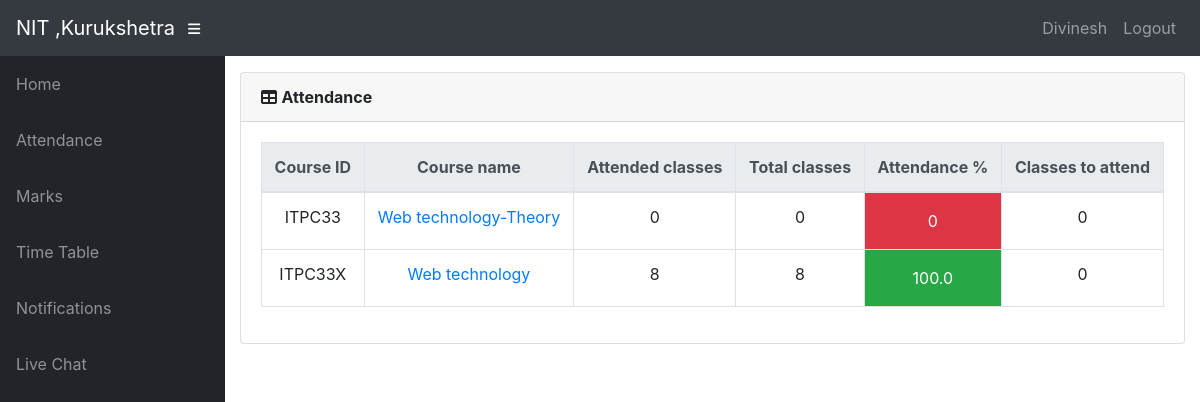
The app's page /info/student/4/attendance/ (signed in) with its own data.
### info/models.py (models this page shows, shortened)
class User(AbstractUser):
    @property
    def is_student(self):
        if hasattr(self, 'student'):
            return True
        return False

class Student(models.Model):
    user = models.OneToOneField(User, on_delete=models.CASCADE, null=True)
    class_id = models.ForeignKey(Class, on_delete=models.CASCADE, default=1)
    Rollno = models.CharField(primary_key='True', max_length=50, blank=True)
    name = models.CharField(max_length=200)
    sex = models.CharField(max_length=50, choices=sex_choice, default='Male')
    DOB = models.DateField(default='1998-01-01')
    def __str__(self):
        return self.name

class AttendanceTotal(models.Model):
    course = models.ForeignKey(Course, on_delete=models.CASCADE)
    student = models.ForeignKey(Student, on_delete=models.CASCADE)
    class Meta:
        unique_together = (('student', 'course'),)
    @property
    def att_class(self):
        stud = Student.objects.get(name=self.student)
        cr = Course.objects.get(name=self.course)
        att_class = Attendance.objects.filter(course=cr, student=stud, status='True').count()
        return att_class
    @property
    def total_class(self):
        stud = Student.objects.get(name=self.student)
        cr = Course.objects.get(name=self.course)
        total_class = Attendance.objects.filter(course=cr, student=stud).count()
        return total_class
    @property
    def attendance(self):
        stud = Student.objects.get(name=self.student)
        cr = Course.objects.get(name=self.course)
        total_class = Attendance.objects.filter(course=cr, student=stud).count()
        att_class = Attendance.objects.filter(course=cr, student=stud, status='True').count()
        if total_class == 0:
            attendance = 0
        else:
            attendance = round(att_class / total_class * 100, 2)
        return attendance
    @property
    def classes_to_attend(self):
        stud = Student.objects.get(name=self.student)
        cr = Course.objects.get(name=self.course)
        total_class = Attendance.objects.filter(course=cr, student=stud).count()
        att_class = Attendance.objects.filter(course=cr, student=stud, status='True').count()
        cta = math.ceil((0.75*total_class - att_class)/0.25)
        if cta < 0:
            return 0
        return cta

class Course(models.Model):
    dept = models.ForeignKey(Dept, on_delete=models.CASCADE)
    id = models.CharField(primary_key='True', max_length=50)
    name = models.CharField(max_length=50)
    status = models.CharField(max_length=50, choices= lab_choice,  default='Theory')
    room = models.CharField(max_length=10, default='Room', blank=True)
    def __str__(self):
        return self.name

### info/views.py (the view)
# urls.py: path('student/<slug:stud_id>/attendance/', views.attendance, name='attendance'),
@login_required()
def attendance(request, stud_id):
    stud = Student.objects.get(Rollno=stud_id)
    ass_list = Assign.objects.filter(class_id_id=stud.class_id)
    att_list = []
    for ass in ass_list:
        try:
            a = AttendanceTotal.objects.get(student=stud, course=ass.course)
        except AttendanceTotal.DoesNotExist:
            a = AttendanceTotal(student=stud, course=ass.course)
            a.save()
        att_list.append(a)
    return render(request, 'info/attendance.html', {'att_list': att_list})

### info/templates/info/attendance.html (shortened to what this page needs)
{% extends 'info/base.html' %}
{% load static %}
{% block content %}
<div class="card mb-3">
    <div class="card-header">
        <i class="fas fa-table"></i>
        <b>Attendance</b></div>
    <div class="card-body">
        <div class="table-responsive">
            <table class="table table-bordered text-center" id="dataTable" width="100%" cellspacing="0">
                <thead class="thead-light ">
                <tr>
                    <th>Course ID</th>
                    <th>Course name</th>
                    <th>Attended classes</th>
                    <th>Total classes</th>
                    <th>Attendance %</th>
                    <th>Classes to attend</th>
                </tr>
                </thead>
                <tbody>
                {% for a in att_list %}
                <tr>
                    <td>{{ a.course_id }}</td>
                    <td><a href="{% url 'attendance_detail' a.student.Rollno a.course.id %}">{{a.course.name}}</a></td>
                    <td>{{ a.att_class }}</td>
                    <td>{{ a.total_class }}</td>
                    {% if a.attendance < 75 %}
                    <td class="p-3 mb-2 bg-danger text-white">{{ a.attendance }}</td>
                    {% else %}
                    <td class="p-3 mb-2 bg-success text-white">{{ a.attendance }}</td>
                    {% endif %}
                    <td>{{ a.classes_to_attend }}</td>
                </tr>
                {% empty %}
                <p>student has no courses</p>
                {% endfor %}
                </tbody>
            </table>
        </div>
    </div>
</div>
{% endblock %}

### info/templates/info/base.html (shortened to what this page needs)
<!DOCTYPE html>
<html lang="en">
<head>
    {% load static %}
    <link href="{% static '/info/bootstrap/vendor/bootstrap/css/bootstrap.min.css' %}" rel="stylesheet">
    <link href="{% static '/info/bootstrap/vendor/fontawesome-free/css/all.min.css' %}" rel="stylesheet"
          type="text/css">
    <link href="{% static '/info/bootstrap/vendor/datatables/dataTables.bootstrap4.css' %}" rel="stylesheet">
    <link href="{% static '/info/bootstrap/css/sb-admin.css' %}" rel="stylesheet">
</head>
<body id="page-top">
<nav class="navbar navbar-expand navbar-dark bg-dark static-top">
    <a class="navbar-brand mr-1" href="{% url 'index' %}">NIT ,Kurukshetra</a>
    <button class="btn btn-link btn-sm text-white order-1 order-sm-0" id="sidebarToggle" href="#">
        <i class="fas fa-bars"></i>
    </button>
    <div class="collapse navbar-collapse" id="navbarResponsive">
        <ul class="navbar-nav ml-auto">
            <li class="nav-item">
                {% if request.user.is_student %}
                <a class="nav-link text-capitalize">{{ request.user.student.name }}</a>
                {% elif request.user.is_teacher %}
                <a class="nav-link text-capitalize">{{ request.user.teacher.name }}</a>
                {% endif %}
            </li>
            <li class="nav-item">
                <a class="nav-link" href="#" data-toggle="modal" data-target="#logoutModal">Logout</a>
            </li>
        </ul>
    </div>
</nav>
<div id="wrapper">
    <ul class="sidebar navbar-nav">
        <li class="nav-item">
            <a class="nav-link" href="{% url 'index' %}">
                <span>Home</span>
            </a>
        </li>
        {% if request.user.is_student %}
        <li class="nav-item">
            <a class="nav-link" href="{% url 'attendance' request.user.student.Rollno %}">
                <span>Attendance</span>
            </a>
        </li>
        <li class="nav-item">
            <a class="nav-link" href="{% url 'marks_list' request.user.student.Rollno %}">
                <span>Marks</span>
            </a>
        </li>
        <li class="nav-item">
            <a class="nav-link" href="{% url 'timetable' request.user.student.class_id_id %}">
                <span>Time Table</span>
            </a>
        </li>
        <li class="nav-item">
            <a class="nav-link" href="{% url 'alerts' request.user.student.Rollno %}">
                <span>Notifications</span>
            </a>
        </li>
        <li class="nav-item">
            <a class="nav-link" href="{% url 'chat' request.user.student.Rollno %}">
                <span>Live Chat</span>
            </a>
        </li>
        {% endif %}
    </ul>
    <div id="content-wrapper">
        <div class="container-fluid">
            {% block content %}
            {% endblock %}
        </div>
    </div>
</div>
</body>
</html>

### records on screen
User: user.student.name "Divinesh"
AttendanceTotal: course_id "ITPC33", course.name "Web technology-Theory", att_class "0", total_class "0", attendance "0", classes_to_attend "0"
AttendanceTotal: course_id "ITPC33X", course.name "Web technology", att_class "8", total_class "8", attendance "100.0", classes_to_attend "0"
